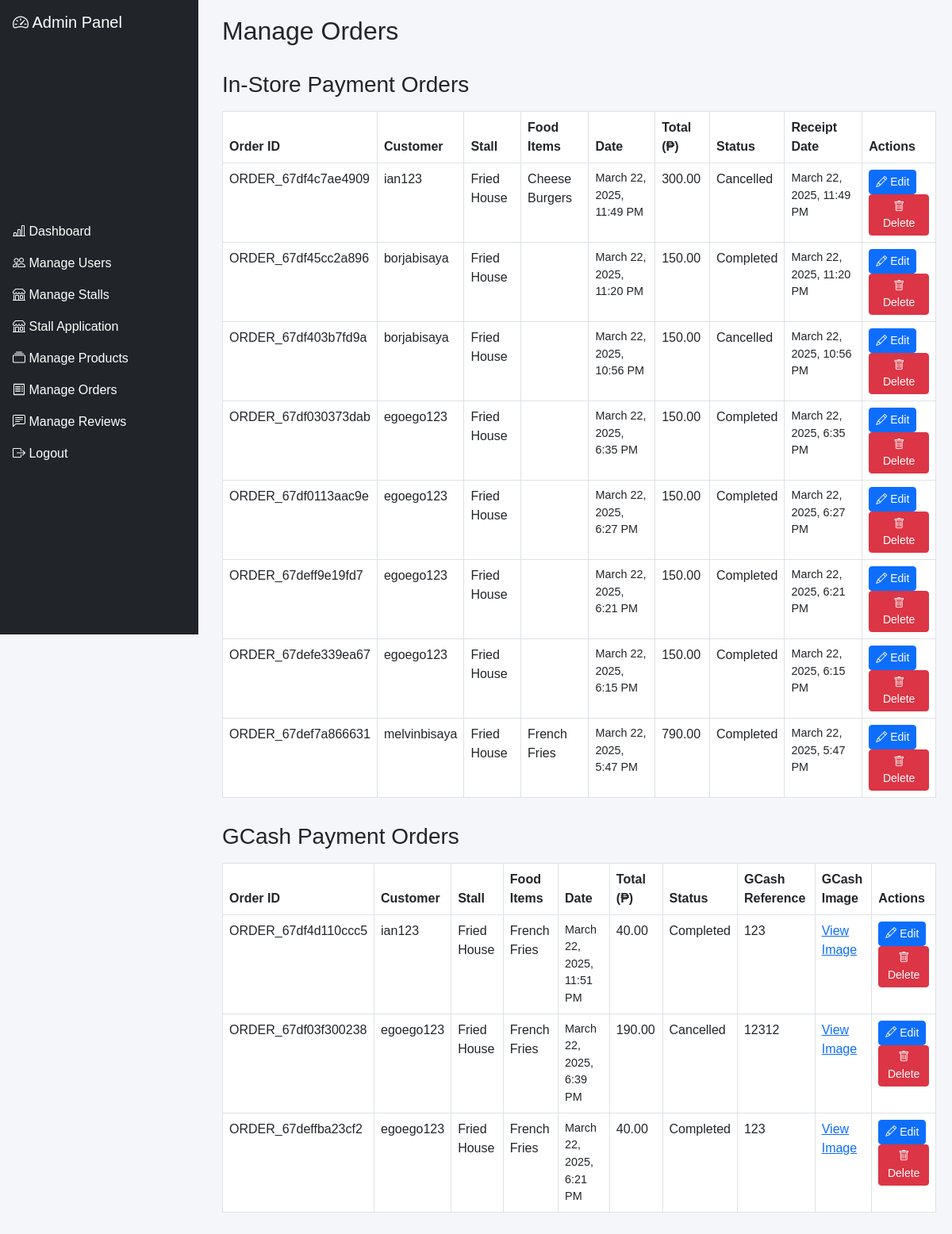
The app's page /admin/manage_orders.php (signed in) with its own data.
### tables this page shows
CREATE TABLE IF NOT EXISTS `orders` (
  `order_id` varchar(50) NOT NULL,
  `user_id` int(11) NOT NULL,
  `stall_id` int(11) NOT NULL,
  `total_price` decimal(10,2) NOT NULL,
  `order_date` timestamp NOT NULL DEFAULT current_timestamp(),
  `order_status` enum('Pending','Completed','Cancelled','Ready for Pickup','Partially Completed','Preparing') DEFAULT 'Pending',
  PRIMARY KEY (`order_id`),
  KEY `user_id` (`user_id`),
  KEY `connect_stall` (`stall_id`)
);

CREATE TABLE IF NOT EXISTS `users` (
  `user_id` int(11) NOT NULL AUTO_INCREMENT,
  `name` varchar(100) NOT NULL,
  `email` varchar(100) NOT NULL,
  `password` varchar(255) NOT NULL,
  `role` enum('Student','Retailer','Admin') DEFAULT NULL,
  `balance` decimal(10,2) DEFAULT 0.00,
  `phone` varchar(15) DEFAULT NULL,
  `address` varchar(255) DEFAULT NULL,
  `status` tinyint(1) NOT NULL DEFAULT 1,
  `image_path` varchar(255) DEFAULT 'images/default-profile.jpg',
  `email_unique` varchar(255) GENERATED ALWAYS AS (case when `email` = 'ad123min@gmail.com' then NULL else `email` end) STORED,
  PRIMARY KEY (`user_id`),
  UNIQUE KEY `email` (`email`),
  UNIQUE KEY `email_unique` (`email_unique`),
  UNIQUE KEY `unique_email_constraint` (`email`,`role`)
);

CREATE TABLE IF NOT EXISTS `stalls` (
  `stall_id` int(11) NOT NULL AUTO_INCREMENT,
  `stall_name` varchar(100) NOT NULL,
  `description` text DEFAULT NULL,
  `image_path` varchar(255) NOT NULL DEFAULT 'default_stall.jpg',
  `status` enum('Open','Closed','','') NOT NULL,
  `created_at` timestamp NOT NULL DEFAULT current_timestamp(),
  PRIMARY KEY (`stall_id`)
);

CREATE TABLE IF NOT EXISTS `receipts` (
  `receipt_id` int(11) NOT NULL AUTO_INCREMENT,
  `order_id` varchar(50) NOT NULL,
  `user_id` int(11) NOT NULL,
  `receipt_date` timestamp NOT NULL DEFAULT current_timestamp(),
  `total_amount` decimal(10,2) NOT NULL,
  `payment_method` enum('in-store','gcash') NOT NULL,
  PRIMARY KEY (`receipt_id`),
  KEY `order_id` (`order_id`),
  KEY `user_id` (`user_id`)
);

CREATE TABLE IF NOT EXISTS `gcash_payment_details` (
  `id` int(11) NOT NULL AUTO_INCREMENT,
  `order_id` varchar(50) NOT NULL,
  `gcash_reference` varchar(100) NOT NULL,
  `gcash_image_path` varchar(255) NOT NULL,
  PRIMARY KEY (`id`),
  KEY `order_id` (`order_id`)
);

### admin/manage_orders.php (the view, shortened to what this page needs)
<?php
include '../config.php';
$sql_instore = "
    SELECT
        o.order_id,
        o.order_date,
        o.total_price,
        o.order_status,
        u.name AS customer_name,
        s.stall_name,
        r.receipt_date,
        r.total_amount
    FROM orders o
    JOIN users u ON o.user_id = u.user_id
    JOIN stalls s ON o.stall_id = s.stall_id
    JOIN receipts r ON o.order_id = r.order_id
    WHERE r.payment_method = 'in-store'
    ORDER BY o.order_date DESC
";
$result_instore = $con->query($sql_instore);
$instore_orders = $result_instore ? $result_instore->fetch_all(MYSQLI_ASSOC) : [];
$sql_gcash = "
    SELECT
        o.order_id,
        o.order_date,
        o.total_price,
        o.order_status,
        u.name AS customer_name,
        s.stall_name,
        g.gcash_reference,
        g.gcash_image_path
    FROM orders o
    JOIN users u ON o.user_id = u.user_id
    JOIN stalls s ON o.stall_id = s.stall_id
    JOIN gcash_payment_details g ON o.order_id = g.order_id
    ORDER BY o.order_date DESC
";
$result_gcash = $con->query($sql_gcash);
$gcash_orders = $result_gcash ? $result_gcash->fetch_all(MYSQLI_ASSOC) : [];
function fetchOrderFoodNames($con, $order_id) {
    $sql_food = "SELECT m.name
                 FROM order_details od
                 JOIN menu_items m ON od.item_id = m.item_id
                 WHERE od.order_id = ?";
    $stmt_food = $con->prepare($sql_food);
    $stmt_food->bind_param("s", $order_id);
    $stmt_food->execute();
    $result_food = $stmt_food->get_result();
    $foods = $result_food->fetch_all(MYSQLI_ASSOC);
    $foodNames = array_column($foods, 'name');
    return implode(', ', $foodNames);
}
?>
<!DOCTYPE html>
<html lang="en">
<head>
  <link rel="stylesheet" href="https://cdn.jsdelivr.net/npm/bootstrap@5.3.0-alpha1/dist/css/bootstrap.min.css">
  <link rel="stylesheet" href="https://cdn.jsdelivr.net/npm/bootstrap-icons/font/bootstrap-icons.min.css">
</head>
<body>
  <?php include 'admin_menu.php'; ?>
  <div class="admin-content">
    <h2>Manage Orders</h2>
    <h3 class="section-header">In-Store Payment Orders</h3>
    <table class="table table-bordered table-hover">
      <thead>
        <tr>
          <th>Order ID</th>
          <th>Customer</th>
          <th>Stall</th>
          <th>Food Items</th>
          <th>Date</th>
          <th>Total (₱)</th>
          <th>Status</th>
          <th>Receipt Date</th>
          <th>Actions</th>
        </tr>
      </thead>
      <tbody>
        <?php if (!empty($instore_orders)): ?>
          <?php foreach ($instore_orders as $order): ?>
            <tr>
              <td><?php echo htmlspecialchars($order['order_id']); ?></td>
              <td><?php echo htmlspecialchars($order['customer_name']); ?></td>
              <td><?php echo htmlspecialchars($order['stall_name']); ?></td>
              <td><?php echo htmlspecialchars(fetchOrderFoodNames($con, $order['order_id'])); ?></td>
              <td class="date-format"><?php echo date('F j, Y, g:i A', strtotime($order['order_date'])); ?></td>
              <td><?php echo number_format($order['total_price'], 2); ?></td>
              <td><?php echo htmlspecialchars($order['order_status']); ?></td>
              <td class="date-format"><?php echo date('F j, Y, g:i A', strtotime($order['receipt_date'])); ?></td>
              <td>
                <a href="edit_order.php?order_id=<?php echo urlencode($order['order_id']); ?>" class="btn btn-primary btn-sm">
                  <i class="bi bi-pencil"></i> Edit
                </a>
                <a href="delete_order.php?order_id=<?php echo urlencode($order['order_id']); ?>" class="btn btn-danger btn-sm" onclick="return confirm('Are you sure you want to delete this order?');">
                  <i class="bi bi-trash"></i> Delete
                </a>
              </td>
            </tr>
          <?php endforeach; ?>
        <?php else: ?>
          <tr><td colspan="9" class="text-center">No in-store orders found.</td></tr>
        <?php endif; ?>
      </tbody>
    </table>
    <h3 class="section-header">GCash Payment Orders</h3>
    <table class="table table-bordered table-hover">
      <thead>
        <tr>
          <th>Order ID</th>
          <th>Customer</th>
          <th>Stall</th>
          <th>Food Items</th>
          <th>Date</th>
          <th>Total (₱)</th>
          <th>Status</th>
          <th>GCash Reference</th>
          <th>GCash Image</th>
          <th>Actions</th>
        </tr>
      </thead>
      <tbody>
        <?php if (!empty($gcash_orders)): ?>
          <?php foreach ($gcash_orders as $order): ?>
            <tr>
              <td><?php echo htmlspecialchars($order['order_id']); ?></td>
              <td><?php echo htmlspecialchars($order['customer_name']); ?></td>
              <td><?php echo htmlspecialchars($order['stall_name']); ?></td>
              <td><?php echo htmlspecialchars(fetchOrderFoodNames($con, $order['order_id'])); ?></td>
              <td class="date-format"><?php echo date('F j, Y, g:i A', strtotime($order['order_date'])); ?></td>
              <td><?php echo number_format($order['total_price'], 2); ?></td>
              <td><?php echo htmlspecialchars($order['order_status']); ?></td>
              <td><?php echo htmlspecialchars($order['gcash_reference']); ?></td>
              <td>
                <?php if (!empty($order['gcash_image_path'])): ?>
                  <a href="<?php echo htmlspecialchars($order['gcash_image_path']); ?>" target="_blank">View Image</a>
                <?php else: ?>
                  N/A
                <?php endif; ?>
              </td>
              <td>
                <a href="edit_order.php?order_id=<?php echo urlencode($order['order_id']); ?>" class="btn btn-primary btn-sm">
                  <i class="bi bi-pencil"></i> Edit
                </a>
                <a href="delete_order.php?order_id=<?php echo urlencode($order['order_id']); ?>" class="btn btn-danger btn-sm" onclick="return confirm('Are you sure you want to delete this order?');">
                  <i class="bi bi-trash"></i> Delete
                </a>
              </td>
            </tr>
          <?php endforeach; ?>
        <?php else: ?>
          <tr><td colspan="10" class="text-center">No gcash orders found.</td></tr>
        <?php endif; ?>
      </tbody>
    </table>
  </div>
</body>
</html>

### admin/manage_orders.php (style rules this page uses)
body { font-family: 'Poppins', sans-serif; background-color: #f4f6f9; }
.admin-content { margin-left: 260px; padding: 20px; }
.date-format { font-size: 0.9rem; color: #555; }
.section-header { margin-top: 2rem; margin-bottom: 1rem; }

### admin/admin_menu.php (style rules this page uses)
.admin-content { margin-left: 260px; padding: 20px; }

### records on screen
orders: order_id "ORDER_67df4c7ae4909", user.name "ian123", stall.stall_name "Fried House", order_id "Cheese Burgers", order_date "March 22, 2025, 11:49 PM", total_price "300.00", order_status "Cancelled", receipts.receipt_date "March 22, 2025, 11:49 PM"
orders: order_id "ORDER_67df45cc2a896", user.name "borjabisaya", stall.stall_name "Fried House", order_date "March 22, 2025, 11:20 PM", total_price "150.00", order_status "Completed", receipts.receipt_date "March 22, 2025, 11:20 PM"
orders: order_id "ORDER_67df403b7fd9a", user.name "borjabisaya", stall.stall_name "Fried House", order_date "March 22, 2025, 10:56 PM", total_price "150.00", order_status "Cancelled", receipts.receipt_date "March 22, 2025, 10:56 PM"
orders: order_id "ORDER_67df030373dab", user.name "egoego123", stall.stall_name "Fried House", order_date "March 22, 2025, 6:35 PM", total_price "150.00", order_status "Completed", receipts.receipt_date "March 22, 2025, 6:35 PM"
orders: order_id "ORDER_67df0113aac9e", user.name "egoego123", stall.stall_name "Fried House", order_date "March 22, 2025, 6:27 PM", total_price "150.00", order_status "Completed", receipts.receipt_date "March 22, 2025, 6:27 PM"
orders: order_id "ORDER_67deff9e19fd7", user.name "egoego123", stall.stall_name "Fried House", order_date "March 22, 2025, 6:21 PM", total_price "150.00", order_status "Completed", receipts.receipt_date "March 22, 2025, 6:21 PM"
orders: order_id "ORDER_67defe339ea67", user.name "egoego123", stall.stall_name "Fried House", order_date "March 22, 2025, 6:15 PM", total_price "150.00", order_status "Completed", receipts.receipt_date "March 22, 2025, 6:15 PM"
orders: order_id "ORDER_67def7a866631", user.name "melvinbisaya", stall.stall_name "Fried House", order_id "French Fries", order_date "March 22, 2025, 5:47 PM", total_price "790.00", order_status "Completed", receipts.receipt_date "March 22, 2025, 5:47 PM"
orders: order_id "ORDER_67df4d110ccc5", user.name "ian123", stall.stall_name "Fried House", order_id "French Fries", order_date "March 22, 2025, 11:51 PM", total_price "40.00", order_status "Completed", gcash_payment_details.gcash_reference "123"
orders: order_id "ORDER_67df03f300238", user.name "egoego123", stall.stall_name "Fried House", order_id "French Fries", order_date "March 22, 2025, 6:39 PM", total_price "190.00", order_status "Cancelled", gcash_payment_details.gcash_reference "12312"
orders: order_id "ORDER_67deffba23cf2", user.name "egoego123", stall.stall_name "Fried House", order_id "French Fries", order_date "March 22, 2025, 6:21 PM", total_price "40.00", order_status "Completed", gcash_payment_details.gcash_reference "123"
